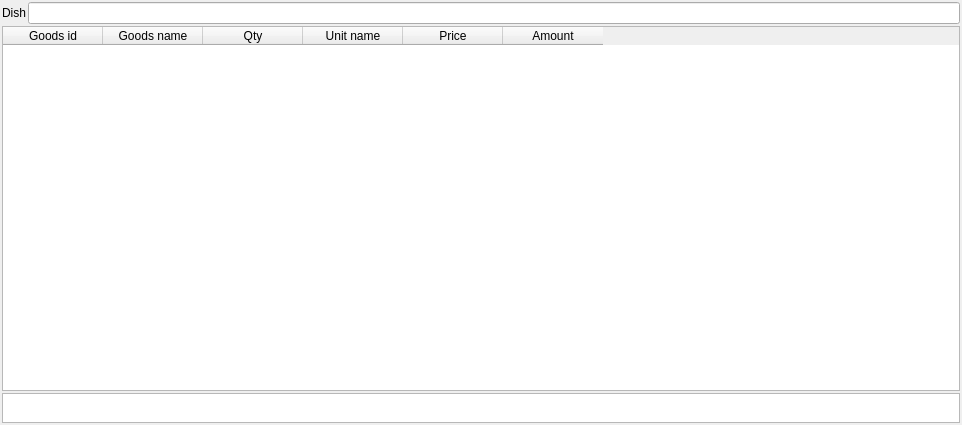
<?xml version="1.0" encoding="UTF-8"?>
<ui version="4.0">
 <class>DlgRecipe</class>
 <widget class="QMainWindow" name="DlgRecipe">
  <property name="geometry">
   <rect>
    <x>0</x>
    <y>0</y>
    <width>962</width>
    <height>425</height>
   </rect>
  </property>
  <property name="minimumSize">
   <size>
    <width>900</width>
    <height>400</height>
   </size>
  </property>
  <property name="windowTitle">
   <string>MainWindow</string>
  </property>
  <widget class="QWidget" name="centralwidget">
   <layout class="QGridLayout" name="gridLayout">
    <property name="leftMargin">
     <number>2</number>
    </property>
    <property name="topMargin">
     <number>2</number>
    </property>
    <property name="rightMargin">
     <number>2</number>
    </property>
    <property name="bottomMargin">
     <number>2</number>
    </property>
    <property name="spacing">
     <number>2</number>
    </property>
    <item row="0" column="1">
     <widget class="QLineEdit" name="leName">
      <property name="readOnly">
       <bool>true</bool>
      </property>
     </widget>
    </item>
    <item row="3" column="0" colspan="2">
     <widget class="QTableWidget" name="tblGoods">
      <property name="sizePolicy">
       <sizepolicy hsizetype="Expanding" vsizetype="Expanding">
        <horstretch>0</horstretch>
        <verstretch>1</verstretch>
       </sizepolicy>
      </property>
      <property name="editTriggers">
       <set>QAbstractItemView::NoEditTriggers</set>
      </property>
      <property name="selectionMode">
       <enum>QAbstractItemView::SingleSelection</enum>
      </property>
      <property name="selectionBehavior">
       <enum>QAbstractItemView::SelectRows</enum>
      </property>
      <column>
       <property name="text">
        <string>Goods id</string>
       </property>
      </column>
      <column>
       <property name="text">
        <string>Goods name</string>
       </property>
      </column>
      <column>
       <property name="text">
        <string>Qty</string>
       </property>
      </column>
      <column>
       <property name="text">
        <string>Unit name</string>
       </property>
      </column>
      <column>
       <property name="text">
        <string>Price</string>
       </property>
      </column>
      <column>
       <property name="text">
        <string>Amount</string>
       </property>
      </column>
     </widget>
    </item>
    <item row="0" column="0">
     <widget class="QLabel" name="label">
      <property name="text">
       <string>Dish</string>
      </property>
     </widget>
    </item>
    <item row="4" column="0" colspan="2">
     <widget class="QTableWidget" name="tblTotal">
      <property name="maximumSize">
       <size>
        <width>16777215</width>
        <height>30</height>
       </size>
      </property>
      <property name="verticalScrollBarPolicy">
       <enum>Qt::ScrollBarAlwaysOff</enum>
      </property>
      <property name="horizontalScrollBarPolicy">
       <enum>Qt::ScrollBarAlwaysOff</enum>
      </property>
      <property name="autoScroll">
       <bool>false</bool>
      </property>
      <property name="editTriggers">
       <set>QAbstractItemView::NoEditTriggers</set>
      </property>
      <property name="selectionMode">
       <enum>QAbstractItemView::NoSelection</enum>
      </property>
      <attribute name="horizontalHeaderVisible">
       <bool>false</bool>
      </attribute>
      <attribute name="verticalHeaderVisible">
       <bool>true</bool>
      </attribute>
      <column>
       <property name="text">
        <string>New Column</string>
       </property>
      </column>
      <column>
       <property name="text">
        <string>New Column</string>
       </property>
      </column>
      <column>
       <property name="text">
        <string>New Column</string>
       </property>
      </column>
      <column>
       <property name="text">
        <string>New Column</string>
       </property>
      </column>
      <column>
       <property name="text">
        <string>New Column</string>
       </property>
      </column>
      <column>
       <property name="text">
        <string>New Column</string>
       </property>
      </column>
     </widget>
    </item>
   </layout>
  </widget>
 </widget>
 <resources/>
 <connections/>
</ui>
